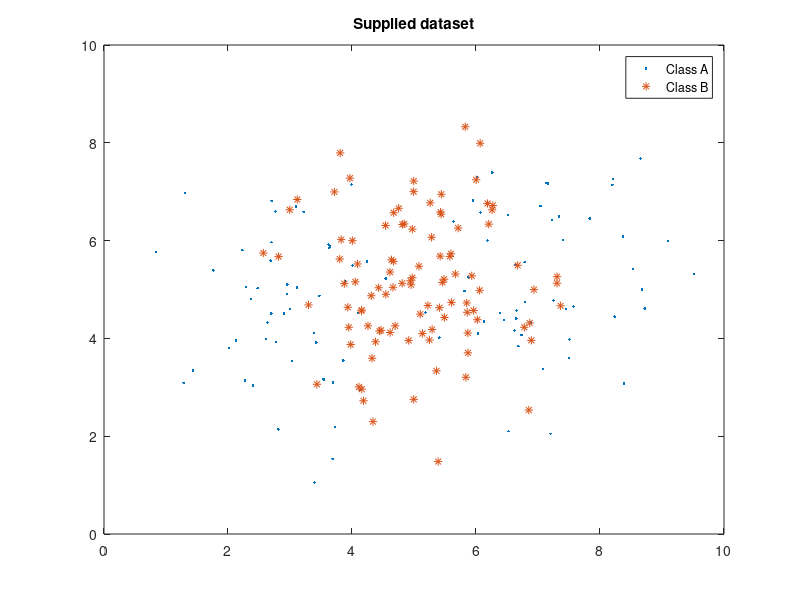

This chart was generated by the following MATLAB code: (Note: this script raises an error after producing the figure.)
% seed for RNG
rngs = 4;

%% Load data
load('data_lvq_A.mat');
load('data_lvq_B.mat');

%% Plot
figure;
plot(matA(:,1), matA(:,2), '.');
hold on;
plot(matB(:,1), matB(:,2), '*');
title('Supplied dataset');
legend('Class A', 'Class B');

%% Prepare data for LVQ1
X = [matA; matB];
y = [zeros(100,1); ones(100,1)];

%% Execute LVQ1
% reset RNG for proper reproduction
rng(rngs);
[~, err, ~] = lvq1(X, y, [0 0 1], 0.01);
%% Plot the classification error over the epochs
figure;
plot(1:length(err), err);
title('Classification error over the epochs');
xlabel('Epoch');
ylabel('Classification error');

%% With different values
%  1-1, 1-2, 2-1, 2-2
rng(rngs);
[w_1, err1, y_1] = lvq1(X, y, [0 1], 0.01); rng(rngs);
[w_2, err2, y_2] = lvq1(X, y, [0 1 1], 0.01); rng(rngs);
[w_3, err3, y_3] = lvq1(X, y, [0 0 1], 0.01); rng(rngs);
[w_4, err4, y_4] = lvq1(X, y, [0 0 1 1], 0.01);
%% in one plot
figure;
plot(1:length(err1), err1);
hold on;
plot(1:length(err2), err2);
plot(1:length(err3), err3);
plot(1:length(err4), err4);
legend('1-1', '1-2', '2-1', '2-2');
title('Comparison of error over epochs for different prototypes');
xlabel('Epoch');
ylabel('Classification error');
%% classifications in different plots
cmap = [1 0 0; 0 0 1];

figure;
title('Comparison of classications made using different prototypes');
subplot(2,2,1); colormap(cmap);
scatter(X(:,1), X(:,2), 5, y_1); hold on;
scatter(w_1(:,1), w_1(:,2), 50, [0 1]');
title('1-1');

subplot(2,2,2); colormap(cmap);
scatter(X(:,1), X(:,2), 5, y_2); hold on;
scatter(w_2(:,1), w_2(:,2), 50, [0 1 1]');
title('1-2');

subplot(2,2,3); colormap(cmap);
scatter(X(:,1), X(:,2), 5, y_3); hold on;
scatter(w_3(:,1), w_3(:,2), 50, [0 0 1]');
title('2-1');

subplot(2,2,4); colormap(cmap);
scatter(X(:,1), X(:,2), 5, y_4); hold on;
scatter(w_4(:,1), w_4(:,2), 50, [0 0 1 1]');
title('2-2');
